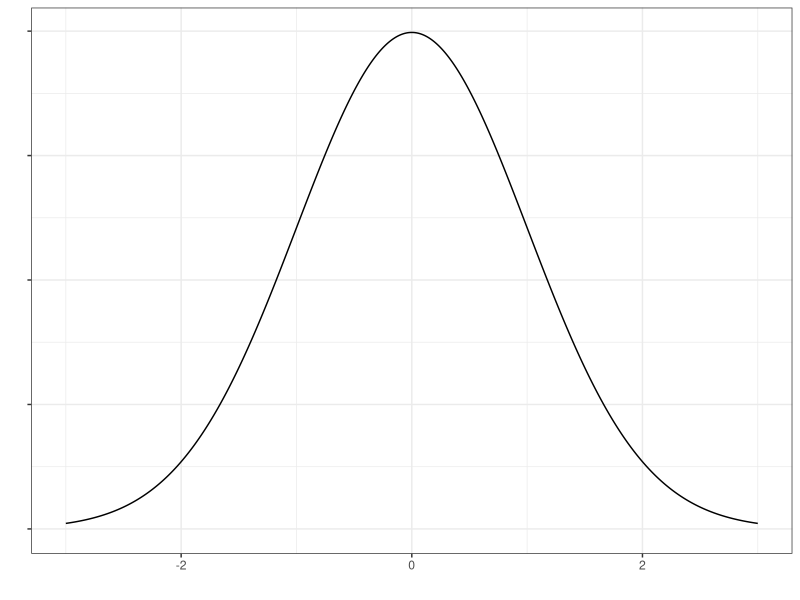
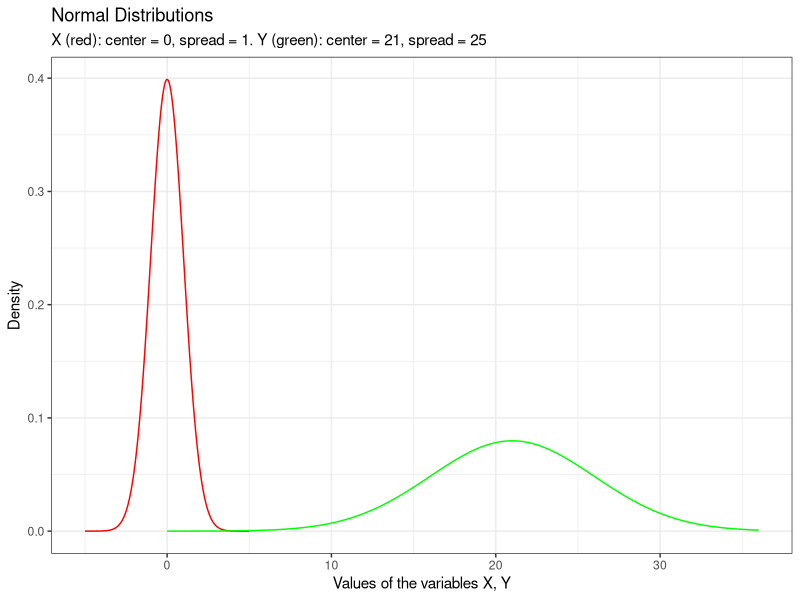
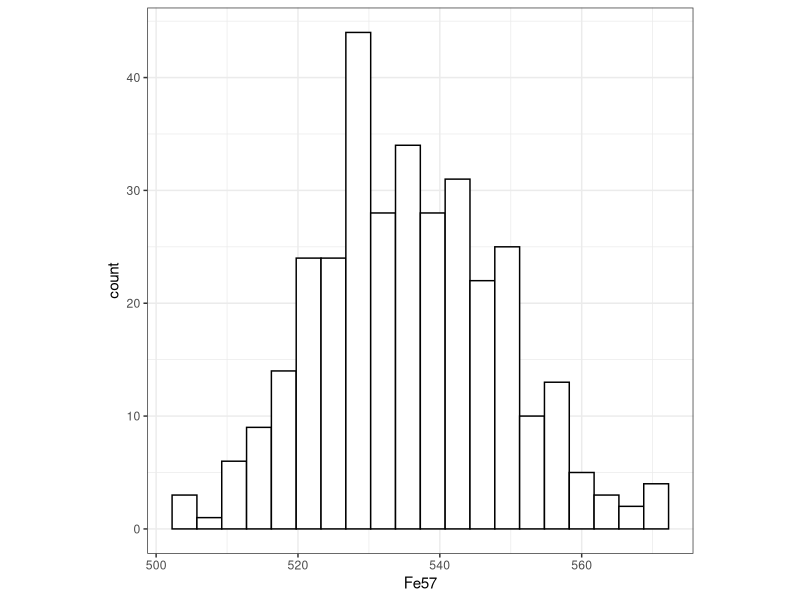
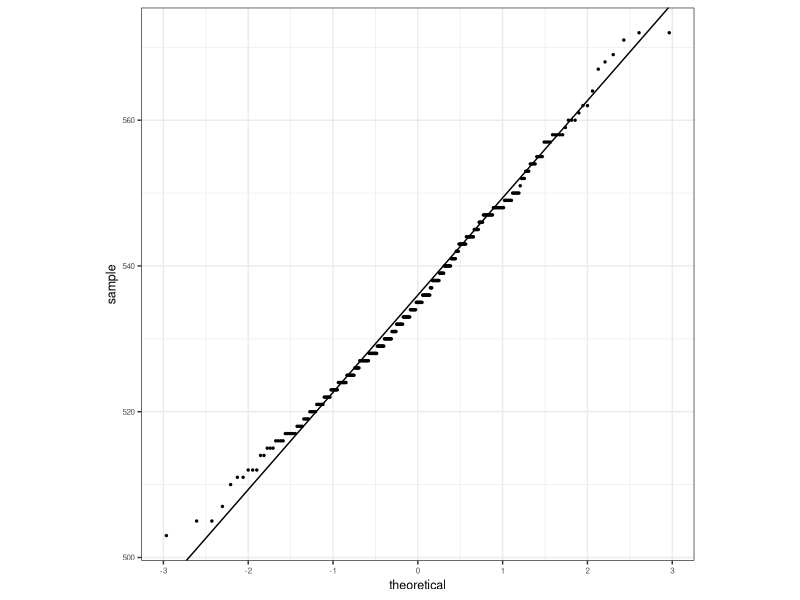
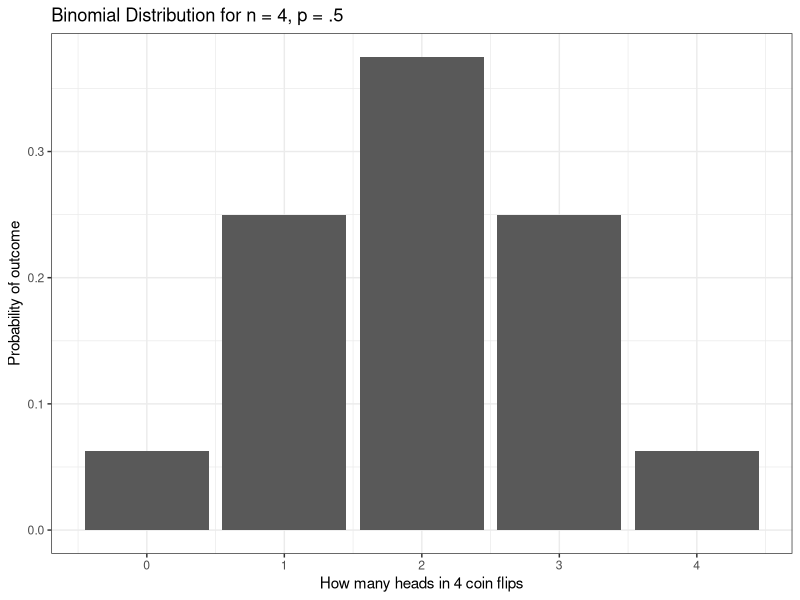
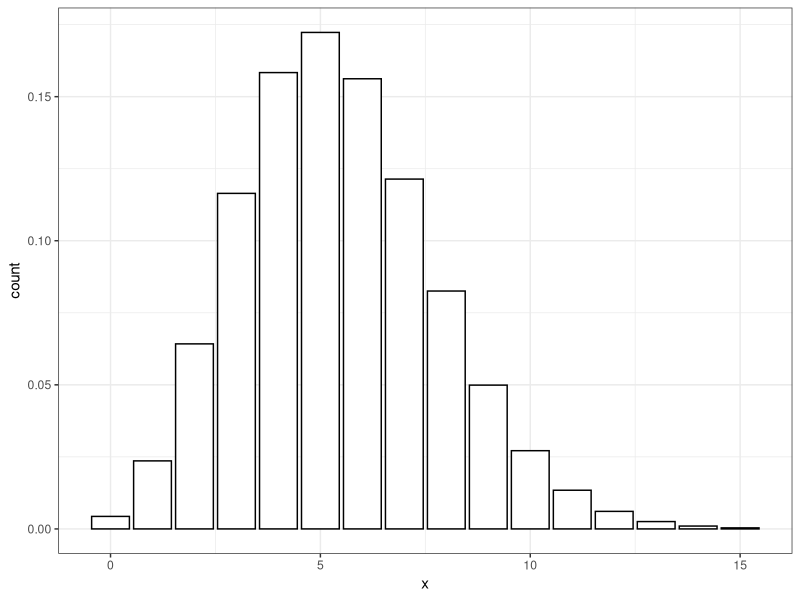

The R source for these figures, in order:
## ---- chunk 1
knitr::opts_chunk$set(echo = FALSE, message = FALSE, warning = FALSE, fig.align = 'center', fig.width = 6, cache=T)
## ---- chunk 2
library(tidyverse)
## ---- chunk 3
ggfortify::ggdistribution(dnorm, seq(-3,3, .01), mean = 0, sd = 1) + theme_bw() + 
  theme(axis.text.y = element_blank())
## ---- chunk 4
x <- seq(-5,5, .01)
x2 <-  seq(0, 36, .1)
y <- dnorm(x)
y2 <- dnorm(x2, mean = 21, sd = 5)

ggplot() + 
  geom_line(data = NULL, aes(x = x, y = y), color = "red") + 
  geom_line(data = NULL, aes(x = x2, y = y2), color = "green") +
  theme_bw() + 
  labs(x = "Values of the variables X, Y", y = "Density", title = "Normal Distributions",
       subtitle = "X (red): center = 0, spread = 1. Y (green): center = 21, spread = 25")
## ---- chunk 5
glass <- read_csv("dat/glass_sample.csv")
dat <- filter(glass, mfr == "M2") %>% select(Fe57)
y     <- quantile(dat$Fe57, c(0.25, 0.75), type=5) # Find the 1st and 3rd quartiles
x     <- qnorm( c(0.25, 0.75))                 # Find the matching normal values on the x-axis
slope <- diff(y) / diff(x)                     # Compute the line slope
int   <- y[1] - slope * x[1]  
ggplot(data = dat) + geom_histogram(aes(x = Fe57), binwidth = 3.5, fill = 'white', color = 'black') + theme_bw() + theme(aspect.ratio = 1)
ggplot(data = dat, y = Fe57) +
  stat_qq(aes(sample = Fe57), size = .5) + 
  geom_abline(slope = slope, intercept = int) + 
  theme_bw() + theme(aspect.ratio = 1, text = element_text(size=rel(3)))
## ---- chunk 6
dat <- data.frame(expand.grid(one = c("H", "T"), two = c("H", "T"), three = c("H", "T"), four = c("H", "T")))
dat2 <- dat %>% mutate(isH = (one == "H") + (two == "H") + (three == "H") + (four == "H"), lab = paste0(one, two, three, four), color = ifelse(isH == 2, paste0("\\textcolor{red}{", lab, "}"), lab)) 
knitr::kable(matrix(dat2$color, nrow = 4), col.names = NULL)
## ---- chunk 7
dat <- data.frame(expand.grid(one = c("H", "T"), two = c("H", "T"), three = c("H", "T"), four = c("H", "T")))
dat2 <- dat %>% mutate(isH = (one == "H") + (two == "H") + (three == "H") + (four == "H"), lab = paste0(one, two, three, four), color = ifelse(isH == 2, paste0("\\textcolor{red}{", lab, "}"), lab)) 
knitr::kable(matrix(dat2$color, nrow = 4), col.names = NULL)
## ---- chunk 8
x <- 0:4
y <- dbinom(x, 4, .5)
ggplot(data = NULL) + geom_bar(aes(x = x, weight = y)) + theme_bw()+ labs(x = "How many heads in 4 coin flips", y = "Probability of outcome", title="Binomial Distribution for n = 4, p = .5")
## ---- chunk 9
x <- 0:15
y <- dpois(x, lambda = 5.44)
ggplot() + 
  geom_bar(aes(x = x, weight = y), color = 'black', fill = 'white') +
  theme_bw()
